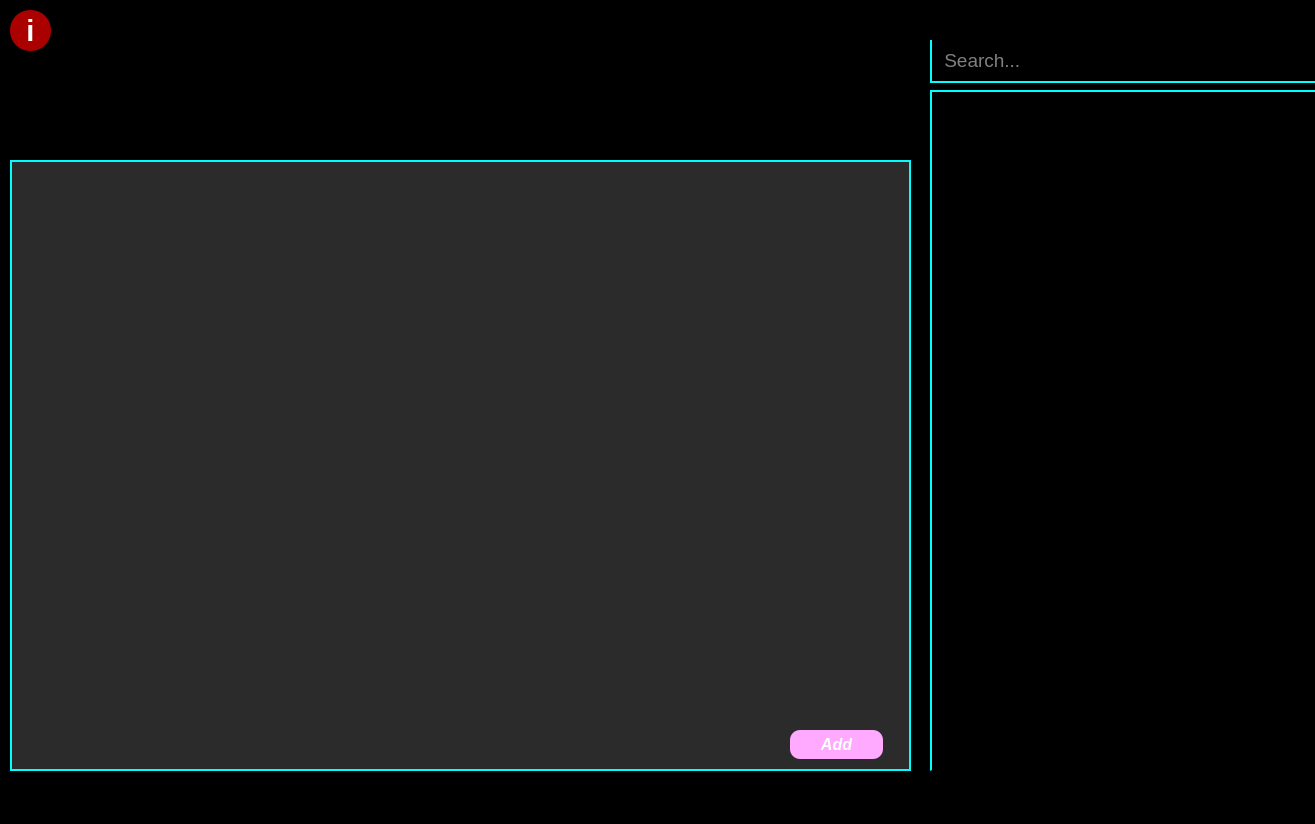
<?xml version="1.0" encoding="UTF-8"?>
<ui version="4.0">
 <class>MainWindow</class>
 <widget class="QMainWindow" name="MainWindow">
  <property name="geometry">
   <rect>
    <x>0</x>
    <y>0</y>
    <width>1315</width>
    <height>824</height>
   </rect>
  </property>
  <property name="font">
   <font>
    <italic>true</italic>
   </font>
  </property>
  <property name="windowTitle">
   <string>CodeBag</string>
  </property>
  <property name="styleSheet">
   <string notr="true">background-color: black;
color:white;</string>
  </property>
  <widget class="QWidget" name="centralwidget">
   <widget class="QTextEdit" name="textEdit">
    <property name="geometry">
     <rect>
      <x>10</x>
      <y>160</y>
      <width>901</width>
      <height>611</height>
     </rect>
    </property>
    <property name="styleSheet">
     <string notr="true">border: 2px solid cyan;
color: white;
font-size: 16pt;
background-color: #2b2b2b;</string>
    </property>
   </widget>
   <widget class="QPushButton" name="addButton">
    <property name="geometry">
     <rect>
      <x>790</x>
      <y>730</y>
      <width>93</width>
      <height>29</height>
     </rect>
    </property>
    <property name="font">
     <font>
      <pointsize>12</pointsize>
      <italic>true</italic>
      <bold>true</bold>
      <underline>false</underline>
      <kerning>true</kerning>
     </font>
    </property>
    <property name="styleSheet">
     <string notr="true">background-color: #ffaaff;
color: #fff;
font-size: 12pt;
border-radius:10px;</string>
    </property>
    <property name="text">
     <string>Add</string>
    </property>
   </widget>
   <widget class="QListWidget" name="listWidget">
    <property name="geometry">
     <rect>
      <x>930</x>
      <y>90</y>
      <width>551</width>
      <height>681</height>
     </rect>
    </property>
    <property name="font">
     <font>
      <pointsize>18</pointsize>
      <bold>false</bold>
     </font>
    </property>
    <property name="contextMenuPolicy">
     <enum>Qt::ContextMenuPolicy::CustomContextMenu</enum>
    </property>
    <property name="autoFillBackground">
     <bool>true</bool>
    </property>
    <property name="styleSheet">
     <string notr="true">font-size: 18pt;

background-color: #fffrgb(85, 0, 0);
color: white;
border-left: 2px solid cyan;
border-top: 2px solid cyan;</string>
    </property>
    <property name="lineWidth">
     <number>4</number>
    </property>
   </widget>
   <widget class="QLineEdit" name="searchLineEdit">
    <property name="geometry">
     <rect>
      <x>930</x>
      <y>40</y>
      <width>551</width>
      <height>43</height>
     </rect>
    </property>
    <property name="autoFillBackground">
     <bool>false</bool>
    </property>
    <property name="styleSheet">
     <string notr="true">font-size: 14pt;
color: #fff;
padding: 5px;
border:none;
border-bottom: 2px solid cyan;
border-left: 2px solid cyan;</string>
    </property>
    <property name="placeholderText">
     <string> Search...</string>
    </property>
   </widget>
   <widget class="QLabel" name="label">
    <property name="geometry">
     <rect>
      <x>510</x>
      <y>0</y>
      <width>351</width>
      <height>81</height>
     </rect>
    </property>
    <property name="font">
     <font>
      <family>Diwani Outline Shaded</family>
      <pointsize>36</pointsize>
      <italic>false</italic>
      <bold>false</bold>
      <underline>false</underline>
     </font>
    </property>
    <property name="styleSheet">
     <string notr="true">color: #ffaaff;
font: 36pt &quot;Diwani Outline Shaded&quot;;
</string>
    </property>
    <property name="text">
     <string>   &lt;CodeBag/&gt;</string>
    </property>
   </widget>
   <widget class="QPushButton" name="pushButton">
    <property name="geometry">
     <rect>
      <x>10</x>
      <y>10</y>
      <width>41</width>
      <height>41</height>
     </rect>
    </property>
    <property name="font">
     <font>
      <pointsize>22</pointsize>
      <bold>true</bold>
     </font>
    </property>
    <property name="styleSheet">
     <string notr="true">color: #fff;
background-color: rgb(170, 0, 0);
border-radius: 20px;</string>
    </property>
    <property name="text">
     <string>i</string>
    </property>
   </widget>
  </widget>
  <widget class="QMenuBar" name="menubar">
   <property name="geometry">
    <rect>
     <x>0</x>
     <y>0</y>
     <width>1315</width>
     <height>26</height>
    </rect>
   </property>
  </widget>
  <widget class="QStatusBar" name="statusbar"/>
 </widget>
 <resources/>
 <connections/>
</ui>
